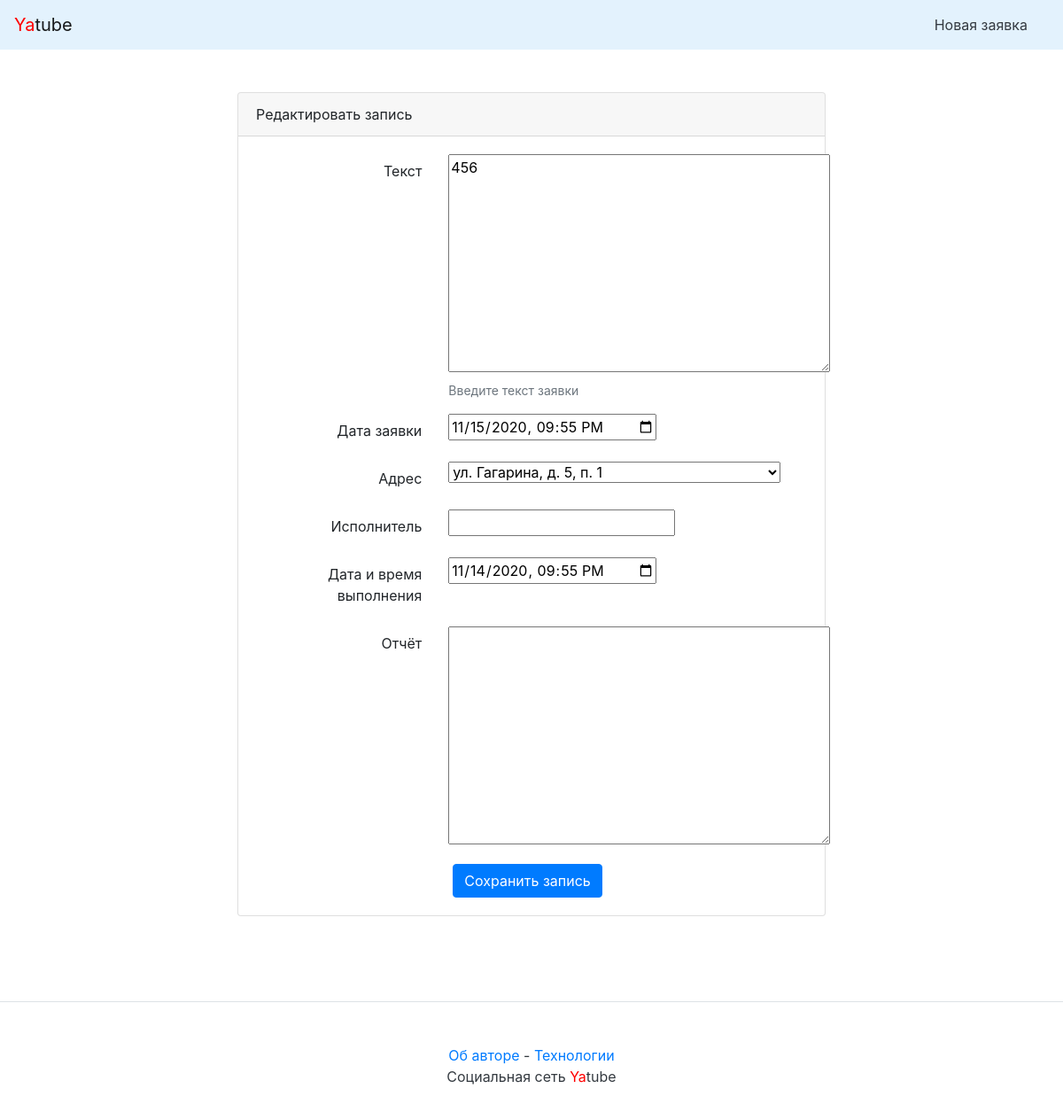
/logger/5/edit/, run on an earlier commit of the app's database.
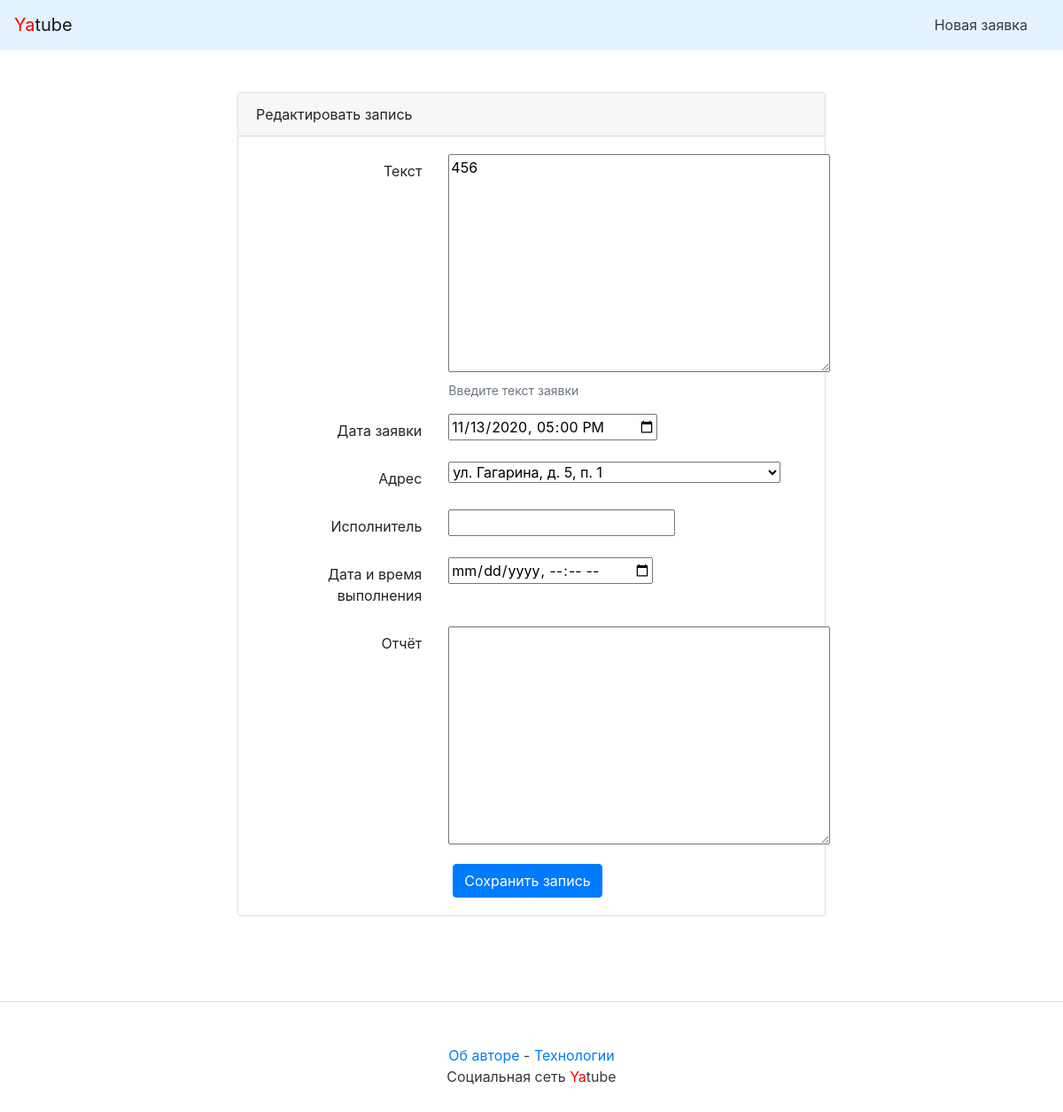
And on a later commit of the database.
### logger/models.py (models this page shows, shortened)
class Claim(models.Model):
    claim_text = models.CharField(max_length=300, verbose_name='Заявка')
    pub_date = models.DateTimeField(verbose_name='Дата заявки', default=datetime.datetime.now())
    address = models.ForeignKey(
        Address,
        on_delete=models.CASCADE,
        verbose_name='Адрес'
    )
    worker = models.CharField(max_length=100, verbose_name='Исполнитель', blank=True)
    fix_date_time = models.DateTimeField(verbose_name='Дата и время выполнения', blank=True, null=True)
    report_text = models.CharField(max_length=300, verbose_name='Отчёт', blank=True)

### logger/views.py (the view)
# urls.py: path('<int:claim_id>/edit/', views.claim_edit, name='claim_edit'),
def claim_edit(request, claim_id):
    claim = get_object_or_404(Claim, id=claim_id)
    title_post = "Редактировать запись"
    button_post = "Сохранить запись"
    form = ClaimForm(request.POST or None, instance=claim)
    if form.is_valid():
        post = form.save(commit=False)
        post.save()
        return redirect("logger:index")
    return render(request, "logger/new_claim.html",
                  {"form": form,
                   "claim": claim,
                   "title_post": title_post,
                   "button_post": button_post})

### logger/forms.py
class ClaimForm(forms.ModelForm):
    class Meta:
        model = models.Claim
        fields = '__all__'
        help_texts = {
            "claim_text": "Введите текст заявки",
        }
        labels = {
            'claim_text': 'Текст',
        }
        widgets = {
            'claim_text': forms.Textarea(attrs={'cols': 40, 'rows': 10}),
            'pub_date': DateTimeInput(),
            'fix_date_time': DateTimeInput(),
            'report_text': forms.Textarea(attrs={'cols': 40, 'rows': 10}),
        }

### logger/models.py (called while the page is built)
    def __str__(self):
        address = []
        if self.city != '':
            address.append(f'г. {self.city}')
        if self.street != '':
            address.append(f'ул. {self.street}')
        if self.house != '':
            address.append(f'д. {self.house}')
        if self.entrance != '':
            address.append(f'п. {self.entrance}')
        if self.floor != '':
            address.append(f'эт. {self.floor}')
        if self.apartment != '':
            address.append(f'кв. {self.apartment}')
        return ', '.join(address)

### logger/templates/logger/new_claim.html (shortened to what this page needs)
{% extends "logger/base.html" %}
{% block content %}
<div class="row justify-content-center">
    <div class="col-md-8 p-5">
        <div class="card">
            <div class="card-header">{{ title_post }}</div>
            <div class="card-body">
                <form method="post" enctype="multipart/form-data">
                    {% for field in form %}
                        <div class="form-group row">
                                <label class="col-md-4 col-form-label text-md-right">
                                    {{ field.label }}
                                </label>
                                <div class="col-md-6">
                                    {{ field }}
                                    {% if field.help_text %}
                                        <small id="{{ field.id_for_label }}-help" class="form-text text-muted">{{ field.help_text|safe }}</small>
                                    {% endif %}
                                </div>
                        </div>
                    {% endfor %}
                    <div class="col-md-6 offset-md-4">
                        <button type="submit" class="btn btn-primary">
                            {{ button_post }}
                        </button>
                    </div>
                </form>
            </div>
        </div>
    </div>
</div>
{% endblock %}

### logger/templates/logger/base.html (shortened to what this page needs)
<!doctype html>
<html>
<head>
    {% load static %}
    <link rel="stylesheet" href="{% static 'logger/bootstrap/dist/css/bootstrap.min.css' %}">
</head>
<body>
    {% include 'logger/includes/nav.html' %}
    <main>
        <div class="container">
            {% block content %}{% endblock content %}
        </div>
    </main>
    {% include 'logger/includes/footer.html' %}
</body>
</html>

### logger/templates/logger/includes/nav.html
<nav class="navbar navbar-light" style="background-color: #e3f2fd;">
    <a class="navbar-brand" href="/"><span style="color:red">Ya</span>tube</a>
    <nav class="my-2 my-md-0 mr-md-3">
            <a class="p-2 text-dark" href="{% url 'logger:new_claim' %}">Новая заявка</a>
    </nav>
</nav>

### logger/templates/logger/includes/footer.html
<footer class="pt-4 my-md-5 pt-md-5 border-top">
    <p class="m-0 text-dark text-center "><a href="/about-author/">Об авторе</a> - <a href="/about-spec/">Технологии</a>
    </p>
    <p class="m-0 text-dark text-center ">Социальная сеть <span style="color:red">Ya</span>tube</p>
</footer>

What changed in the data, as far as the page shows it:
changed Claim "ул. Гагарина, д. 5, п. 1": pub_date "11/15/2020 21:55" → "11/13/2020 17:00"; fix_date_time "11/14/2020 21:55" → (not shown)
